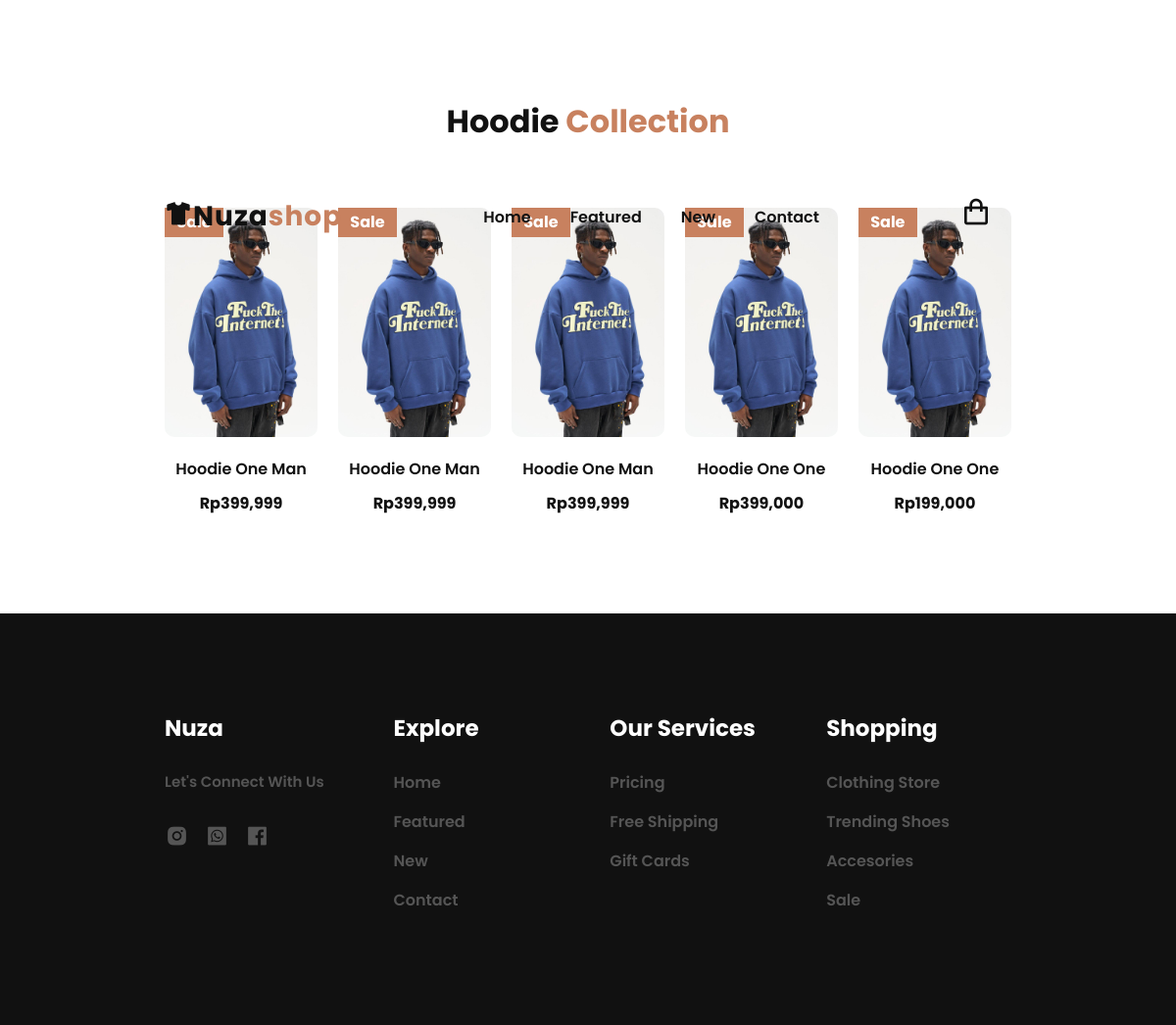
The app's page /user/detail.php?id=11 with its own data.
### tables this page shows
CREATE TABLE `kategori` (
  `id_kategori` int(11) NOT NULL,
  `nama_kategori` varchar(100) NOT NULL,
  `foto_kategori` varchar(255) NOT NULL
);

CREATE TABLE `produk` (
  `id_produk` int(11) NOT NULL,
  `id_kategori` int(11) NOT NULL,
  `nama_produk` varchar(100) NOT NULL,
  `harga_produk` int(11) NOT NULL,
  `berat_produk` int(11) NOT NULL,
  `foto_produk` varchar(255) NOT NULL,
  `deskripsi_produk` text NOT NULL,
  `stok_produk` int(11) NOT NULL
);

### user/detail.php (the view, shortened to what this page needs)
<?php
include '../koneksi/koneksi.php';
$id_kategori = $_GET['id'];
$ambil_kategori = $koneksi->query("SELECT * FROM kategori WHERE id_kategori = '$id_kategori'");
$kategori = $ambil_kategori->fetch_assoc();
$ambil_produk = $koneksi->query("SELECT produk.*, kategori.nama_kategori
    FROM produk
    INNER JOIN kategori ON produk.id_kategori = kategori.id_kategori
    WHERE produk.id_kategori = '$id_kategori'");
?>
<link rel="stylesheet" href="../user/style.css">
  <link rel="stylesheet" href="https://unpkg.com/boxicons@latest/css/boxicons.min.css">
  <!DOCTYPE html>
  <html lang="en">
  <head>
  </head>
  <body>
    <header>
      <a href="#" class="logo"><i class='bx bxs-t-shirt'></i>Nuza<span>shop</span></a>
      <ul class="navlist">
        <li><a href="../user/index.php">Home</a></li>
        <li><a href="../user/index.php#featured">Featured</a></li>
        <li><a href="../user/index.php#new">New</a></li>
        <li><a href="#contact">Contact</a></li>
      </ul>
      <div class="header-icons">
        <a href="keranjang.php"><i class='bx bx-shopping-bag'></i></a>
      </div>
    </header>
  <section class="new" id="new" style="text-transform: capitalize;">
      <div class="new">
          <div class="center-text">
              <h2><?= $kategori['nama_kategori'] ?> <span>collection</span></h2>
          </div>
          <div class="new-content">
              <?php while ($detail_produk = $ambil_produk->fetch_assoc()) : ?>
                  <div class="box">
                       <a href="detail_produk.php?id=<?= $detail_produk['id_produk'] ?>" >
                      <img width="90%" src="../assets/foto_produk/<?= $detail_produk['foto_produk'] ?>" alt="<?= $detail_produk['nama_produk']?>"></a>
                      <h5><?= $detail_produk['nama_produk'] ?></h5>
                      <h6>Rp<?= number_format($detail_produk['harga_produk']); ?></h6>
                      <div class="sale">
                          <h4>Sale</h4>
                      </div>
                  </div>
              <?php endwhile; ?>
          </div>
      </div>
  </section>
    <section class="contact" id="contact">
          <div class="main-contact">
            <h3>Nuza</h3>
            <h5>Let's Connect With Us</h5>
            <div class="icons">
              <a href="#"><i class='bx bxl-instagram-alt'></i></a>
              <a href="#"><i class='bx bxl-whatsapp-square' ></i></a>
              <a href="#"><i class='bx bxl-facebook-square'></i></a>
            </div>
          </div>
          <div class="main-contact">
            <h3>Explore</h3>
              <li><a href="#home">Home</a></li>
              <li><a href="#featured">Featured</a></li>
              <li><a href="#new">New</a></li>
              <li><a href="#contact">Contact</a></li>
          </div>
          <div class="main-contact">
            <h3>Our Services</h3>
            <li><a href="#">Pricing</a></li>
            <li><a href="#">Free Shipping</a></li>
            <li><a href="#">Gift Cards</a></li>
          </div>
          <div class="main-contact">
            <h3>Shopping</h3>
            <li><a href="#">Clothing Store</a></li>
            <li><a href="#">Trending Shoes</a></li>
            <li><a href="#">Accesories</a></li>
            <li><a href="#">Sale</a></li>
          </div>
        </section>
  </body>
  </html>

### user/style.css (style rules this page uses)
html { scroll-behavior: smooth; }
* { margin: 0; padding: 0; box-sizing: border-box; list-style: none; text-decoration: none; font-family: 'Poppins', sans-serif; }
:root { --bg-color: #fff; --text-color: #111; --main-color: #c8815f; --big-font: 4.5rem; --h2-font: 3.3rem; --h3-font: 2rem; --normal-font: 1rem; }
body { background: var(--bg-color); color: var(--text-color); }
header { width: 100%; top: 0; right: 0; z-index: 1000; position: fixed; display: flex; justify-content: space-between; background: transparent; transition: all 0.35s ease; padding: 200px 14%; }
.logo { font-size: 28px; font-weight: 700; letter-spacing: 1px; color: var(--text-color); }
.navlist { display: flex; align-items: center; }
.navlist a { color: var(--text-color); font-weight: 600; padding: 10px 20px; font-size: var(--normal-font); transition: all 0.36s ease; }
span { color: var(--main-color); }
.header-icons i { font-size: 32px; color: var(--text-color); margin-right: 20px; transition: all 0.36s ease; }
section { padding: 100px 14%; }
.center-text { text-align: center; }
.center-text h2 { font-size: var(--h3-font); }
.new-content { display: grid; grid-template-columns: repeat(auto-fit, minmax(150px, auto)); gap: 1.3rem; justify-content: center; align-items: center; margin-top: 4rem; text-align: center; }
.box { position: relative; transition: all 0.4s ease; }
.box img { width: 100%; height: auto; margin-bottom: 20px; border-radius: 10px; }
.box h5 { font-size: 16px; font-weight: 600; margin-bottom: 10px; }
.box h6 { font-weight: 700; font-size: 16px; }
.sale { position: absolute; top: 0; left: 0; width: 60px; height: 30px; background: var(--main-color); color: var(--bg-color); display: flex; align-items: center; justify-content: center; line-height: 30px; }
.contact { background: var(--text-color); display: grid; grid-template-columns: repeat(auto-fit, minmax(150px, auto)); gap: 2rem; }
.main-contact h3 { font-size: 23px; margin-bottom: 1.6rem; color: var(--bg-color); }
.main-contact h5 { font-size: 15px; font-weight: 600; color: #555; }
.icons { display: flex; margin-top: 2rem; }
.icons i { font-size: 25px; margin-right: 1rem; color: #555; transition: all 0.35s ease; }
.main-contact li { margin-bottom: 15px; }
.main-contact li a { display: block; color: #555; font-weight: 600; transition: all 0.35s ease; font-size: var(--normal-font); }

### records on screen
kategori: nama_kategori "Hoodie"
produk: foto_produk (picture), nama_produk "Hoodie One Man", harga_produk "399,999"
produk: foto_produk (picture), nama_produk "Hoodie One Man", harga_produk "399,999"
produk: foto_produk (picture), nama_produk "Hoodie One Man", harga_produk "399,999"
produk: foto_produk (picture), nama_produk "Hoodie One One", harga_produk "399,000"
produk: foto_produk (picture), nama_produk "Hoodie One One", harga_produk "199,000"
